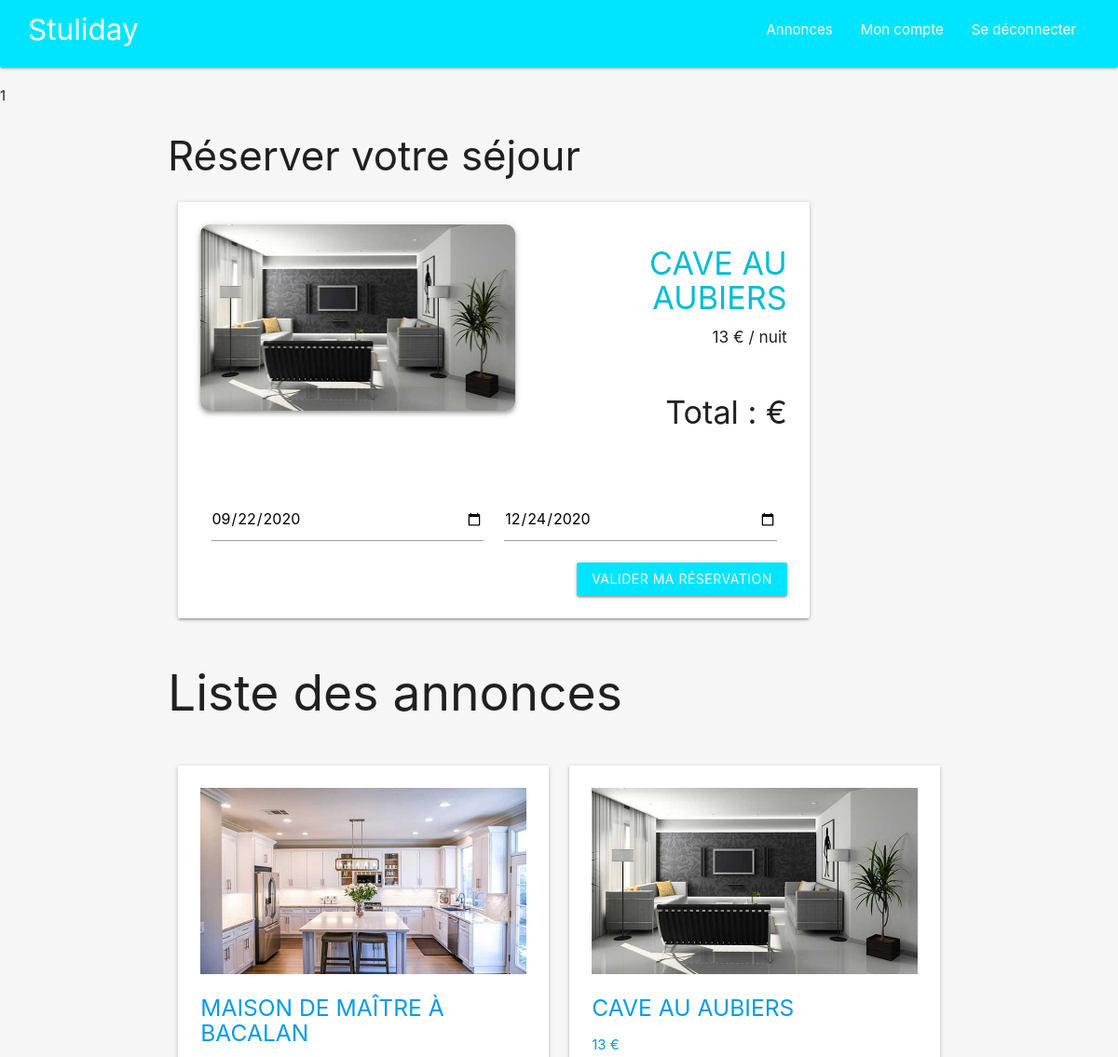
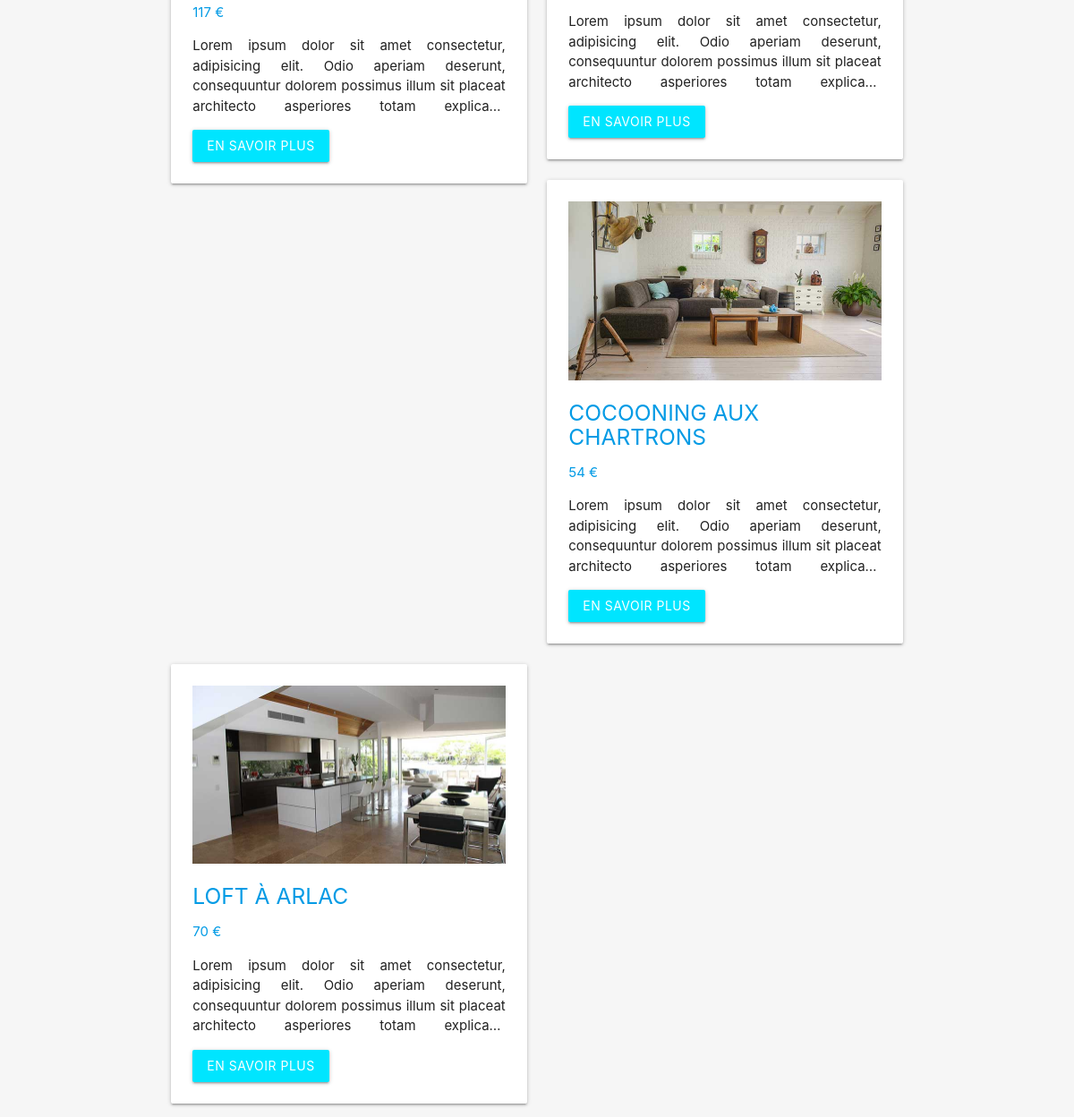
Page /libraries/views/annonces.php?annonceId=42 (signed in) on the committed database (2 pictures, top to bottom).
### tables this page shows
CREATE TABLE `annonces` (
  `id` int(11) NOT NULL,
  `title` varchar(50) NOT NULL,
  `description` text NOT NULL,
  `city` varchar(50) NOT NULL,
  `category` varchar(50) NOT NULL,
  `image_url` varchar(255) DEFAULT NULL,
  `address_article` varchar(255) NOT NULL,
  `active` int(1) NOT NULL DEFAULT 1,
  `price` int(255) NOT NULL,
  `author_article` int(11) NOT NULL,
  `start_date` date NOT NULL,
  `end_date` date NOT NULL,
  `publish_date` timestamp NOT NULL DEFAULT current_timestamp()
);

### libraries/utils.php (called while the page is built, shortened)
<?php
function render(string $path, string $layout)
{
  require $path . '.html.php';
  require $layout . 'templates/layout.html.php';
}

### libraries/views/annonces.php (called while the page is built, shortened)
<?php
require_once '../config/database.php';
require_once '../models/Annonces.php';
require_once '../utils.php';
render('templates/displayAnnonces', '');
?>

### libraries/config/database.php (called while the page is built)
<?php
function getPDO(): PDO
{
  $servername = 'localhost';
  $dbname = 'stuliday';
  $user = 'root';
  $pass = '';
  $pdo = new PDO("mysql:host=$servername;dbname=$dbname", $user, $pass, [
    PDO::ATTR_ERRMODE, PDO::ERRMODE_EXCEPTION,
    PDO::ATTR_DEFAULT_FETCH_MODE => PDO::FETCH_ASSOC
  ]);
  return $pdo;
}

### libraries/models/Model.php (called while the page is built, shortened)
<?php
require_once '../config/database.php';
abstract class Model
{
  public function __construct()
  {
    $this->pdo = getPdo();
    if (!empty($_SESSION['id'])) {
      $this->idSession = htmlspecialchars($_SESSION['id']);
    }
  }
}

### libraries/models/annonces.php (called while the page is built, shortened)
<?php
require_once 'Model.php';
class Annonces extends Model
{
  public function list()
  {
    $sql = $this->pdo->query("SELECT * FROM annonces a WHERE $this->idSession != author_article AND a.active != 0 ORDER BY publish_date DESC");
    $sql->setFetchMode(PDO::FETCH_ASSOC);
    return $sql;
  }
  function annonceToBook($annonceId)
  {
    $sql = $this->pdo->query("SELECT * FROM annonces WHERE id=$annonceId");
    $sql->setFetchMode(PDO::FETCH_ASSOC);
    return $sql;
  }
};
?>

### libraries/views/templates/displayAnnonces.html.php (the view, shortened to what this page needs)
<section>
  <?php
  if (isset($_GET['annonceId'])) {
    $annonceId = $_GET['annonceId'];
    $model = new Annonces();
    $sql = $model->annonceToBook($annonceId);
    while ($annonce = $sql->fetch()) {
  ?>
      <div class="container">
        <h3>Réserver votre séjour</h3>
        <div class="row">
          <div class="col s10 m10">
            <form action="../controllers/bookingPost.php?annonceId=<?= $annonceId ?>" method="post">
              <div class="card-panel hoverable">
                <div class="" style="display: flex; justify-content: space-between">
                  <div class="card-image center-align">
                    <img src="<?= $annonce['image_url'] ? '../../assets/uploads/' . $annonce['image_url'] : '../../assets/img/test.jpg' ?>" alt="photo-du-bien" class="responsive-img z-depth-2" style="height: 200px; border-radius: 10px">
                  </div>
                  <div class="right-align">
                    <h4 style="text-transform: uppercase" class="cyan-text"><?= $annonce['title']; ?></h4>
                    <h6><span id="nightPrice"><?= $annonce['price'] ?></span> € / nuit</h6><br />
                    <h4>Total : <span id="totalDays"></span> €</h4>
                  </div>
                </div>
                <br /><br />
                <div class="input-field col s6">
                  <input id="start_date" min=<?= $annonce['start_date'] ?> value="<?= $annonce['start_date'] ?>" name="start_date" type="date" required class="validate">
                </div>
                <div class="input-field col s6">
                  <input id="end_date" min=<?= $annonce['start_date'] ?> value="<?= $annonce['end_date'] ?>" name="end_date" type="date" required class="validate">
                </div>
                <div class="card-action right-align">
                  <input type="submit" value="Valider ma réservation" class="btn btn cyan accent-3">
                </div>
              </div>
            </form>
          </div>
        </div>
      </div>
  <?php
    }
  };
  ?>
  <div class="container">
    <div class="row">
      <div class="col-md-12">
        <h2>Liste des annonces</h2>
      </div>
    </div>
    <div class="row">
      <?php
      $model = new Annonces();
      $sql = $model->list();
      while ($annonces = $sql->fetch()) {
      ?>
        <div class="col s12 m6">
          <a href="#modal<?= $annonces['id'] ?>">
            <div class="card-panel hoverable">
              <div class="card-image">
                <img src="<?= $annonces['image_url'] ? '../../assets/uploads/' . $annonces['image_url'] : '../../assets/img/test.jpg' ?>" alt="photo-du-bien" class="responsive-img">
                <h5 style="text-transform: uppercase"><?= $annonces['title']; ?></h5>
                <div class="">
                  <p><?= $annonces['price'] ?> €</p>
                </div>
              </div>
              <div class="card-content">
                <p style="color: #222; display: -webkit-box; -webkit-box-orient: vertical; -webkit-line-clamp: 4; overflow: hidden; text-align: justify;"><?= $annonces['description'] ?></p>
              </div>
              <div class="card-action">
                <a href="#modal<?= $annonces['id'] ?>" class="btn cyan accent-3">En savoir plus</a>
              </div>
            </div>
          </a>
        </div>
      <?php
      };
      ?>
    </div>
  </div>
</section>

### rows in the picture
annonces: image_url (picture), title "CAVE AU AUBIERS", price "13", start_date "09/22/2020", end_date "12/24/2020", description "Lorem ipsum dolor sit amet consectetur, adipisicing elit. Odio aperiam deserunt, consequuntur dolorem possimus illum sit placeat architecto asperiores totam…"
annonces: image_url (picture), title "MAISON DE MAÎTRE À BACALAN", price "117", description "Lorem ipsum dolor sit amet consectetur, adipisicing elit. Odio aperiam deserunt, consequuntur dolorem possimus illum sit placeat architecto asperiores totam…"
annonces: image_url (picture), title "COCOONING AUX CHARTRONS", price "54", description "Lorem ipsum dolor sit amet consectetur, adipisicing elit. Odio aperiam deserunt, consequuntur dolorem possimus illum sit placeat architecto asperiores totam…"
annonces: image_url (picture), title "LOFT À ARLAC", price "70", description "Lorem ipsum dolor sit amet consectetur, adipisicing elit. Odio aperiam deserunt, consequuntur dolorem possimus illum sit placeat architecto asperiores totam…"

### other values in the picture
include 'nav.html.php' "1"
